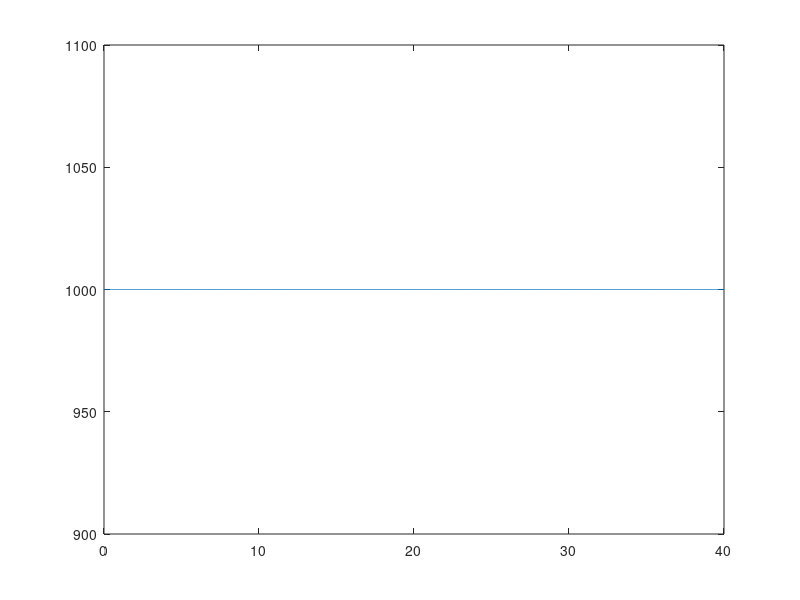

Here is the MATLAB script that generated this plot: (Note: this script raises an error after producing the figure.)
clear;
%% Generating test signal for torque update

t = 0:0.01:40;
v = ones(1,length(t))*1e3;

figure("Name","TorqueUpdateSignalGeneration")
plot(t,v);

% write to csv file
m = [t;v]';
writematrix(m,"TorqueTestConstant.csv");
